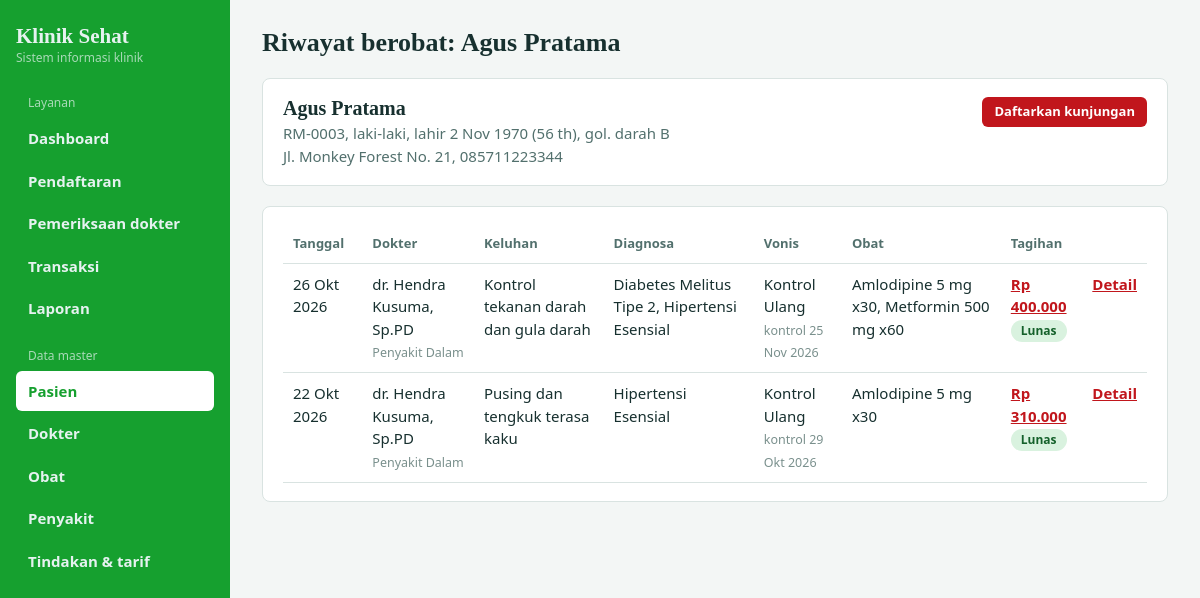
/riwayat.php?id=3, run on the app's committed database.
### tables this page shows
CREATE TABLE pasien (
    id_pasien       INT AUTO_INCREMENT PRIMARY KEY,
    no_rekam_medis  VARCHAR(15)  NOT NULL UNIQUE,
    nik             CHAR(16)     UNIQUE,
    nama_pasien     VARCHAR(100) NOT NULL,
    tanggal_lahir   DATE         NOT NULL,
    jenis_kelamin   ENUM('L','P') NOT NULL,
    golongan_darah  ENUM('A','B','AB','O','Tidak Tahu') NOT NULL DEFAULT 'Tidak Tahu',
    alamat          TEXT,
    no_telp         VARCHAR(15),
    alergi          TEXT,
    tanggal_daftar  DATETIME     NOT NULL DEFAULT CURRENT_TIMESTAMP,
    INDEX idx_nama_pasien (nama_pasien)
);

CREATE TABLE kunjungan (
    id_kunjungan      INT AUTO_INCREMENT PRIMARY KEY,
    id_pasien         INT      NOT NULL,
    id_dokter         INT      NOT NULL,
    tanggal_kunjungan DATETIME NOT NULL,
    keluhan           TEXT,
    tekanan_darah     VARCHAR(10),
    suhu_badan        DECIMAL(4,1),
    berat_badan       DECIMAL(5,2),
    tinggi_badan      DECIMAL(5,2),
    status            ENUM('Menunggu','Diperiksa','Selesai','Batal') NOT NULL DEFAULT 'Menunggu',
    catatan_dokter    TEXT,
    CONSTRAINT fk_kunjungan_pasien FOREIGN KEY (id_pasien)
        REFERENCES pasien(id_pasien) ON UPDATE CASCADE ON DELETE RESTRICT,
    CONSTRAINT fk_kunjungan_dokter FOREIGN KEY (id_dokter)
        REFERENCES dokter(id_dokter) ON UPDATE CASCADE ON DELETE RESTRICT,
    INDEX idx_tanggal (tanggal_kunjungan)
);

CREATE TABLE pemeriksaan (
    id_pemeriksaan   INT AUTO_INCREMENT PRIMARY KEY,
    id_kunjungan     INT NOT NULL UNIQUE,
    waktu_periksa    DATETIME NOT NULL DEFAULT CURRENT_TIMESTAMP,

     
    keluhan_utama    TEXT NOT NULL,
    riwayat_sekarang TEXT,
    riwayat_dahulu   TEXT,
    riwayat_keluarga TEXT,

     
    td_sistol        SMALLINT UNSIGNED,
    td_diastol       SMALLINT UNSIGNED,
    nadi             SMALLINT UNSIGNED,
    laju_napas       SMALLINT UNSIGNED,
    suhu             DECIMAL(4,1),
    spo2             TINYINT UNSIGNED,
    berat_badan      DECIMAL(5,2),
    tinggi_badan     DECIMAL(5,2),
    bmi              DECIMAL(5,1) GENERATED ALWAYS AS
                     (ROUND(berat_badan / POW(NULLIF(tinggi_badan, 0) / 100, 2), 1)) STORED,

     
    kesadaran        ENUM('Compos Mentis','Apatis','Somnolen','Sopor','Koma') NOT NULL DEFAULT 'Compos Mentis',
    keadaan_umum     ENUM('Baik','Sedang','Buruk') NOT NULL DEFAULT 'Baik',
    pf_kepala_leher  TEXT,
    pf_thorax_paru   TEXT,
    pf_jantung       TEXT,
    pf_abdomen       TEXT,
    pf_ekstremitas   TEXT,
    pf_kulit         TEXT,
    status_lokalis   TEXT,

     
    diagnosa_kerja   TEXT,
    rencana_terapi   TEXT,
    edukasi          TEXT,

     
    vonis            ENUM('Sembuh','Rawat Jalan','Kontrol Ulang','Rujuk','Rawat Inap') NOT NULL DEFAULT 'Rawat Jalan',
    prognosis        ENUM('Baik','Dubia','Buruk') NOT NULL DEFAULT 'Baik',
    istirahat_hari   TINYINT UNSIGNED NOT NULL DEFAULT 0,
    tanggal_kontrol  DATE,
    rujuk_ke         VARCHAR(150),

    CONSTRAINT fk_pemeriksaan_kunjungan FOREIGN KEY (id_kunjungan)
        REFERENCES kunjungan(id_kunjungan) ON UPDATE CASCADE ON DELETE CASCADE,
    INDEX idx_waktu_periksa (waktu_periksa),
    INDEX idx_tanggal_kontrol (tanggal_kontrol)
);

CREATE TABLE transaksi (
    id_transaksi      INT AUTO_INCREMENT PRIMARY KEY,
    no_invoice        VARCHAR(20) NOT NULL UNIQUE,
    id_kunjungan      INT NOT NULL UNIQUE,
    tanggal_transaksi DATETIME NOT NULL DEFAULT CURRENT_TIMESTAMP,
    subtotal          DECIMAL(12,2) NOT NULL DEFAULT 0,
    diskon            DECIMAL(12,2) NOT NULL DEFAULT 0,
    total_tagihan     DECIMAL(12,2) GENERATED ALWAYS AS (subtotal - diskon) STORED,
    total_dibayar     DECIMAL(12,2) NOT NULL DEFAULT 0,
    status_bayar      ENUM('Belum Bayar','Sebagian','Lunas','Batal') NOT NULL DEFAULT 'Belum Bayar',
    catatan           TEXT,
    CONSTRAINT fk_transaksi_kunjungan FOREIGN KEY (id_kunjungan)
        REFERENCES kunjungan(id_kunjungan) ON UPDATE CASCADE ON DELETE RESTRICT,
    CONSTRAINT chk_diskon CHECK (diskon >= 0),
    CONSTRAINT chk_dibayar CHECK (total_dibayar >= 0),
    INDEX idx_tanggal_transaksi (tanggal_transaksi),
    INDEX idx_status_bayar (status_bayar)
);

### riwayat.php (the view, shortened to what this page needs)
<?php
require_once __DIR__ . '/config.php';
$patient = row($pdo, 'SELECT * FROM pasien WHERE id_pasien = ?', [(int) ($_GET['id'] ?? 0)]);
$history = rows(
    $pdo,
    "SELECT v.id_kunjungan, v.tanggal_kunjungan, v.nama_dokter, v.nama_spesialisasi, v.keluhan, v.diagnosa,
            k.status, pm.vonis, pm.tanggal_kontrol,
            t.id_transaksi, t.total_tagihan, t.status_bayar,
            (SELECT GROUP_CONCAT(CONCAT(o.nama_obat, ' x', dr.jumlah) SEPARATOR ', ')
             FROM resep r
             JOIN detail_resep dr ON dr.id_resep = r.id_resep
             JOIN obat o ON o.id_obat = dr.id_obat
             WHERE r.id_kunjungan = v.id_kunjungan) AS obat
     FROM v_riwayat_pasien v
     JOIN kunjungan k ON k.id_kunjungan = v.id_kunjungan
     LEFT JOIN pemeriksaan pm ON pm.id_kunjungan = v.id_kunjungan
     LEFT JOIN transaksi t    ON t.id_kunjungan = v.id_kunjungan
     WHERE v.id_pasien = ?
     ORDER BY v.tanggal_kunjungan DESC",
    [$patient['id_pasien']]
);
head('Riwayat berobat: ' . $patient['nama_pasien'], 'master.php?t=pasien');
?>
<section class="banner">
    <div>
        <h2><?= e($patient['nama_pasien']) ?></h2>
        <p>
            <?= e($patient['no_rekam_medis']) ?>,
            <?= $patient['jenis_kelamin'] === 'L' ? 'laki-laki' : 'perempuan' ?>,
            lahir <?= e(tgl($patient['tanggal_lahir'])) ?> (<?= e(umur($patient['tanggal_lahir'])) ?>),
            gol. darah <?= e($patient['golongan_darah']) ?>
        </p>
        <p><?= e($patient['alamat'] ?: 'Alamat belum diisi') ?>, <?= e($patient['no_telp'] ?: 'tanpa telepon') ?></p>
    </div>
    <div class="side no-print">
        <a class="btn sm" href="kunjungan.php">Daftarkan kunjungan</a>
    </div>
</section>
<section>
    <div class="scroll">
        <table>
            <tr>
                <th>Tanggal</th>
                <th>Dokter</th>
                <th>Keluhan</th>
                <th>Diagnosa</th>
                <th>Vonis</th>
                <th>Obat</th>
                <th>Tagihan</th>
                <th></th>
            </tr>
            <?php foreach ($history as $record): ?>
                <tr>
                    <td><?= e(tgl($record['tanggal_kunjungan'])) ?></td>
                    <td>
                        <?= e($record['nama_dokter']) ?><br>
                        <small class="muted"><?= e($record['nama_spesialisasi']) ?></small>
                    </td>
                    <td><?= e($record['keluhan']) ?></td>
                    <td><?= e($record['diagnosa'] ?: '-') ?></td>
                    <td>
                        <?= e($record['vonis'] ?: '-') ?>
                        <?php if ($record['tanggal_kontrol']): ?>
                            <br><small class="muted">kontrol <?= e(tgl($record['tanggal_kontrol'])) ?></small>
                        <?php endif; ?>
                    </td>
                    <td><?= e($record['obat'] ?: '-') ?></td>
                    <td>
                        <?php if ($record['id_transaksi']): ?>
                            <a href="invoice.php?id=<?= e($record['id_transaksi']) ?>"><?= e(rupiah($record['total_tagihan'])) ?></a><br>
                            <?= badge($record['status_bayar']) ?>
                        <?php else: ?>
                            <span class="muted">-</span>
                        <?php endif; ?>
                    </td>
                    <td class="r"><a href="periksa.php?id=<?= e($record['id_kunjungan']) ?>">Detail</a></td>
                </tr>
            <?php endforeach; ?>
        </table>
    </div>
</section>
<?php foot(); ?>

### config.php (shortened to what this page needs)
<?php
function e(mixed $value): string
{
    return htmlspecialchars((string) $value, ENT_QUOTES, 'UTF-8');
}
function rupiah(float|int|string $value): string
{
    return 'Rp ' . number_format((float) $value, 0, ',', '.');
}
function tgl(?string $value, bool $withTime = false): string
{
    $time = $value ? strtotime((string) $value) : false;
    $text = date('j', $time) . ' ' . BULAN[(int) date('n', $time)] . ' ' . date('Y', $time);
    return $withTime ? $text . ', ' . date('H:i', $time) : $text;
}
function umur(string $birthDate): string
{
    $diff = (new DateTime($birthDate))->diff(new DateTime('today'));
    return $diff->y >= 1 ? $diff->y . ' th' : $diff->m . ' bln';
}
function badge(string $status): string
{
    $map = [
        'Menunggu' => 'wait', 'Diperiksa' => 'prog', 'Selesai' => 'done', 'Batal' => 'cancel',
        'Belum Bayar' => 'unpaid', 'Sebagian' => 'part', 'Lunas' => 'paid',
    ];
    return '<span class="badge b-' . ($map[$status] ?? 'wait') . '">' . e($status) . '</span>';
}
function rows(PDO $pdo, string $sql, array $params = []): array
{
    $statement = $pdo->prepare($sql);
    $statement->execute($params);
    return $statement->fetchAll();
}
function row(PDO $pdo, string $sql, array $params = [])
{
    $statement = $pdo->prepare($sql);
    $statement->execute($params);
    return $statement->fetch() ?: null;
}
function head(string $title, string $active = ''): void
{
    $menu = [
        'Layanan' => [
            'index.php' => 'Dashboard',
            'kunjungan.php' => 'Pendaftaran',
            'pemeriksaan.php' => 'Pemeriksaan dokter',
            'transaksi.php' => 'Transaksi',
            'laporan.php' => 'Laporan',
        ],
        'Data master' => [
            'master.php?t=pasien' => 'Pasien',
            'master.php?t=dokter' => 'Dokter',
            'master.php?t=obat' => 'Obat',
            'master.php?t=penyakit' => 'Penyakit',
            'master.php?t=tindakan' => 'Tindakan & tarif',
        ],
    ];
    echo '<!doctype html><html lang="id"><head><meta charset="utf-8">'
        . '<meta name="viewport" content="width=device-width,initial-scale=1">'
        . '<title>' . e($title) . ' | Klinik Sehat</title>'
        . '<link rel="stylesheet" href="style.css"></head><body>'
        . '<aside><div class="brand">Klinik Sehat'
        . '<small>Sistem informasi klinik</small></div><nav>';
    foreach ($menu as $group => $items) {
        echo '<div class="nav-group">' . e($group) . '</div>';
        foreach ($items as $u => $n) {
            $class = $u === $active ? ' class="on"' : '';
            echo '<a href="' . e($u) . '"' . $class . '>' . e($n) . '</a>';
        }
    }
    echo '</nav></aside><main><h1>' . e($title) . '</h1>';
}
function foot(): void
{
    echo '</main></body></html>';
}

### style.css (style rules this page uses)
:root { --teal: #16a02f; --teal2: #c1161c; --bg: #f3f6f5; --ink: #17302f; --line: #d9e3e1; --warn: #b3402a; }
* { box-sizing: border-box; }
body { margin: 0; display: flex; min-height: 100vh; color: var(--ink); background: var(--bg); font: 15px/1.5 "Segoe UI", system-ui, sans-serif; }
aside { width: 230px; flex-shrink: 0; padding: 24px 16px; color: #e6f2f0; background: var(--teal); }
.brand { margin-bottom: 28px; font: 700 21px Georgia, serif; }
.brand small { display: block; opacity: 0.7; font: 12px "Segoe UI", sans-serif; }
nav a { display: block; padding: 9px 12px; margin-bottom: 2px; color: inherit; text-decoration: none; border-radius: 6px; }
nav a.on { color: var(--teal); font-weight: 600; background: #fff; }
main { flex: 1; min-width: 0; padding: 28px 32px; }
h1 { margin: 0 0 20px; font: 700 26px Georgia, serif; }
h2 { margin: 0 0 12px; font-size: 16px; }
section { padding: 18px 20px; margin-bottom: 20px; background: #fff; border: 1px solid var(--line); border-radius: 8px; }
a { color: var(--teal2); font-weight: 600; }
.scroll { overflow-x: auto; }
table { width: 100%; border-collapse: collapse; }
th, td { padding: 9px 10px; text-align: left; vertical-align: top; border-bottom: 1px solid var(--line); }
th { color: #52706d; font-size: 13px; white-space: nowrap; }
td.r { text-align: right; white-space: nowrap; }
.nav-group { margin: 18px 12px 6px; font-size: 12px; opacity: 0.7; }
.nav-group:first-child { margin-top: 0; }
.muted { color: #7a908d; font-weight: 400; }
.badge { display: inline-block; padding: 2px 10px; font-size: 12px; font-weight: 600; white-space: nowrap; border-radius: 999px; }
.b-done, .b-paid { color: #14602a; background: #d9f2df; }
.btn { display: inline-block; padding: 9px 18px; color: #fff; font-size: 14px; font-weight: 600; text-decoration: none; background: var(--teal2); border-radius: 6px; }
.btn.sm, button.sm { padding: 5px 12px; font-size: 13px; }
.banner { display: flex; flex-wrap: wrap; gap: 10px 28px; align-items: flex-start; justify-content: space-between; }
.banner h2 { margin: 0 0 2px; font: 700 20px Georgia, serif; }
.banner p { margin: 0; color: #52706d; }
.banner .side { text-align: right; }

### data on the page
pasien: nama_pasien "Agus Pratama", no_rekam_medis "RM-0003", tanggal_lahir "2 Nov 1970", tanggal_lahir "56 th", golongan_darah "B", alamat "Jl. Monkey Forest No. 21", no_telp "085711223344"
kunjungan: tanggal_kunjungan "26 Okt 2026", nama_dokter "dr. Hendra Kusuma, Sp.PD", nama_spesialisasi "Penyakit Dalam", keluhan "Kontrol tekanan darah dan gula darah", diagnosa "Diabetes Melitus Tipe 2, Hipertensi Esensial", pemeriksaan.vonis "Kontrol Ulang", pemeriksaan.tanggal_kontrol "25 Nov 2026", obat "Amlodipine 5 mg x30, Metformin 500 mg x60", transaksi.total_tagihan "Rp 400.000", transaksi.status_bayar "Lunas"
kunjungan: tanggal_kunjungan "22 Okt 2026", nama_dokter "dr. Hendra Kusuma, Sp.PD", nama_spesialisasi "Penyakit Dalam", keluhan "Pusing dan tengkuk terasa kaku", diagnosa "Hipertensi Esensial", pemeriksaan.vonis "Kontrol Ulang", pemeriksaan.tanggal_kontrol "29 Okt 2026", obat "Amlodipine 5 mg x30", transaksi.total_tagihan "Rp 310.000", transaksi.status_bayar "Lunas"

### other printed values
$group "Layanan"
$n "Dashboard"
$n "Pendaftaran"
$n "Pemeriksaan dokter"
$n "Transaksi"
$n "Laporan"
$group "Data master"
$n "Pasien"
$n "Dokter"
$n "Obat"
$n "Penyakit"
$n "Tindakan & tarif"
$title "Riwayat berobat: Agus Pratama"
